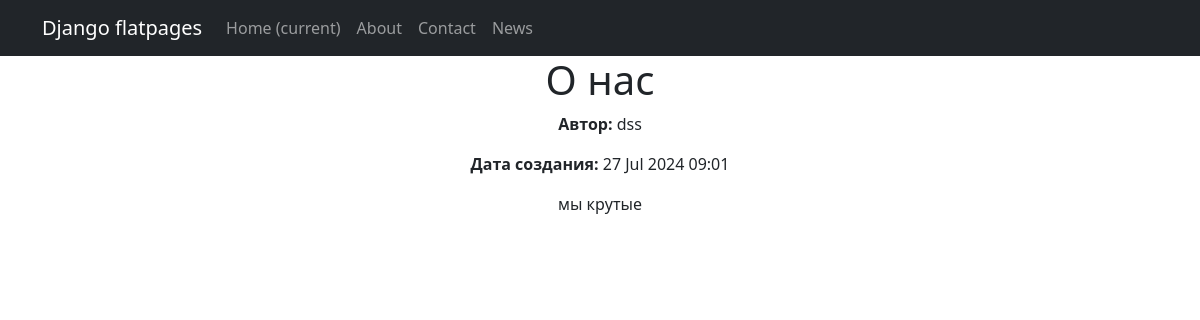
The app's page /news/news/1/ with its own data.
### NewsApp/models.py (models this page shows, shortened)
class Post(models.Model):
    author = models.ForeignKey(Author, on_delete=models.CASCADE)
    NEWS = 'NW'
    ARTICLE = 'AR'
    CATEGORY_CHOICES = (
        (NEWS, 'Новость'),
        (ARTICLE, 'Статья')
    )
    categoryType = models.CharField(max_length=2, choices=CATEGORY_CHOICES, default=NEWS)
    dateCreation = models.DateTimeField(auto_now_add=True)
    postCategory = models.ManyToManyField(Category, through='PostCategory')
    title = models.CharField(max_length=128)
    text = models.TextField()
    rating = models.SmallIntegerField(default=0)
    class Meta:
        ordering = ['-dateCreation']  # Сортировка от более свежих к старым

class Author(models.Model):
    authorUser = models.OneToOneField(User, on_delete=models.CASCADE)
    ratingAuthor = models.SmallIntegerField(default=0)

### NewsApp/views.py (the view)
# urls.py: path('news/<int:pk>/', PostDetailView.as_view(), name='post_detail'),
class PostDetailView(DetailView):
    model = Post
    template_name = 'news/post_detail.html'
    context_object_name = 'post'

### NewsApp/templatetags/custom_filters.py (called while the page is built)
@register.filter
def censor(text):
    if not text:
        return text
    def replace_word(match):
        word = match.group(0)
        if word.lower() in CENSORED_WORDS:
            return word[0] + '*' * (len(word) - 1)
        return word
    pattern = re.compile(r'\b\w+\b', re.IGNORECASE)
    return pattern.sub(replace_word, text)

### NewsApp/templates/news/post_detail.html
{% extends 'flatpages/default.html' %}
{% load custom_filters %}
{% block content %}
  <h1>{{ post.title|censor }}</h1>
  <p><strong>Автор:</strong> {{ post.author.authorUser.username }}</p>
  <p><strong>Дата создания:</strong> {{ post.dateCreation|date:"d M Y H:i" }}</p>
  <p>{{ post.text|censor }}</p>
{% endblock %}

### records on screen
Post: title|censor "О нас", author.authorUser.username "dss", dateCreation "27 Jul 2024 09:01", text|censor "мы крутые"
